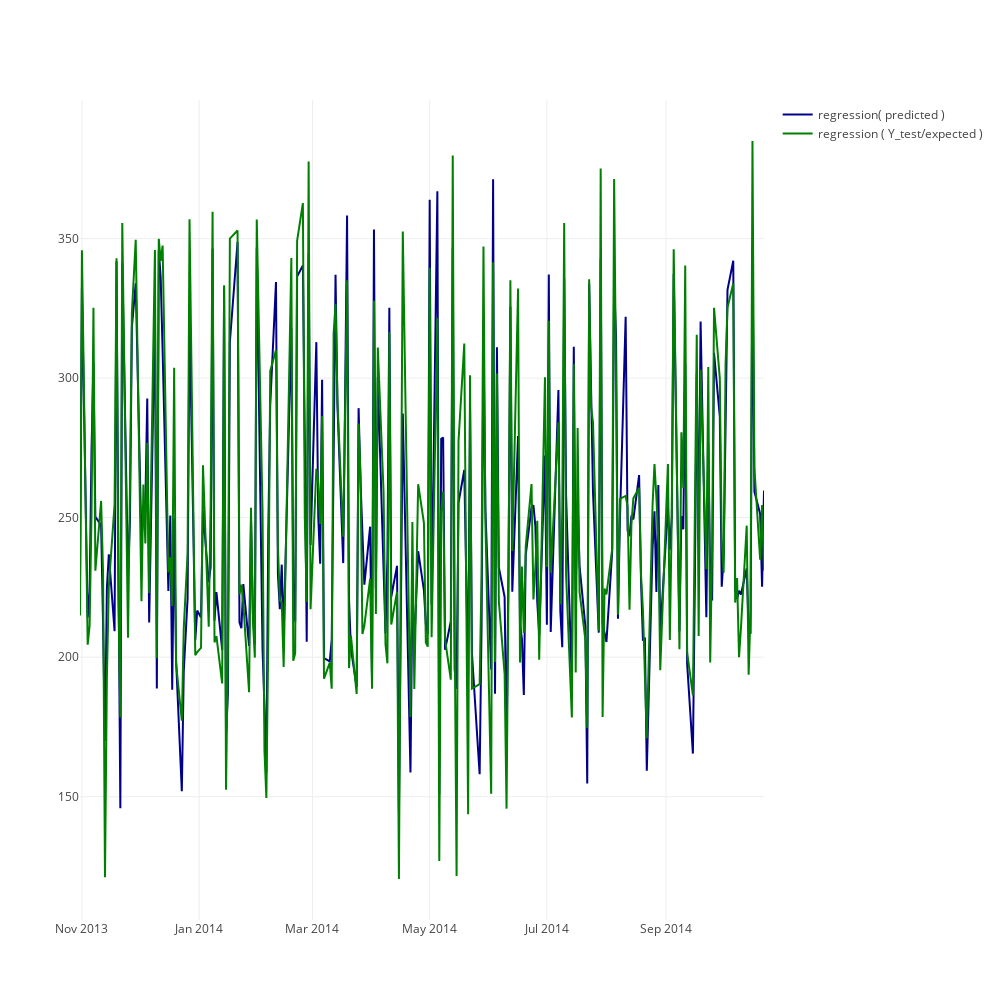

The notebook cell saved with this chart:
### Code cell
trace1 = go.Scatter(dict(line=dict(color='darkblue'),
                      x=df.index,
                      y=clf.predict(X_test),
                      name='regression( predicted )'))

trace2 = go.Scatter(dict(line=dict(color='green'),
                      x=df.index,
                      y=y_test.flatten(),
                      name='regression ( Y_test/expected )'))



layout = go.Layout(width=1000,height=1000,xaxis=dict(ticks='', showticklabels=True,
                              zeroline=False),
                   yaxis=dict(ticks='', showticklabels=True,
                              zeroline=False),
                   showlegend=True)

fig = go.Figure(data=[trace1, trace2], layout=layout)

iplot(fig)

### Figure 1 — Plotly figure (JSON) as saved in the notebook; plotly's stock layout.template omitted (floating-point values rounded to 4 significant figures; data arrays with more than 128 entries replaced by an {"elided": "..."} marker saying what was removed)
{"data": [{"line": {"color": "darkblue"}, "name": "regression( predicted )", "type": "scatter", "uid": "cd5f5f12-c705-11e8-8e96-acde48001122", "x": {"elided": "1240 str values"}, "y": {"elided": "246 float values"}}, {"line": {"color": "green"}, "name": "regression ( Y_test/expected )", "type": "scatter", "uid": "cd5f6066-c705-11e8-830f-acde48001122", "x": {"elided": "1240 str values"}, "y": {"elided": "246 float values"}}], "layout": {"height": 1000, "showlegend": true, "width": 1000, "xaxis": {"showticklabels": true, "ticks": "", "zeroline": false}, "yaxis": {"showticklabels": true, "ticks": "", "zeroline": false}}}
